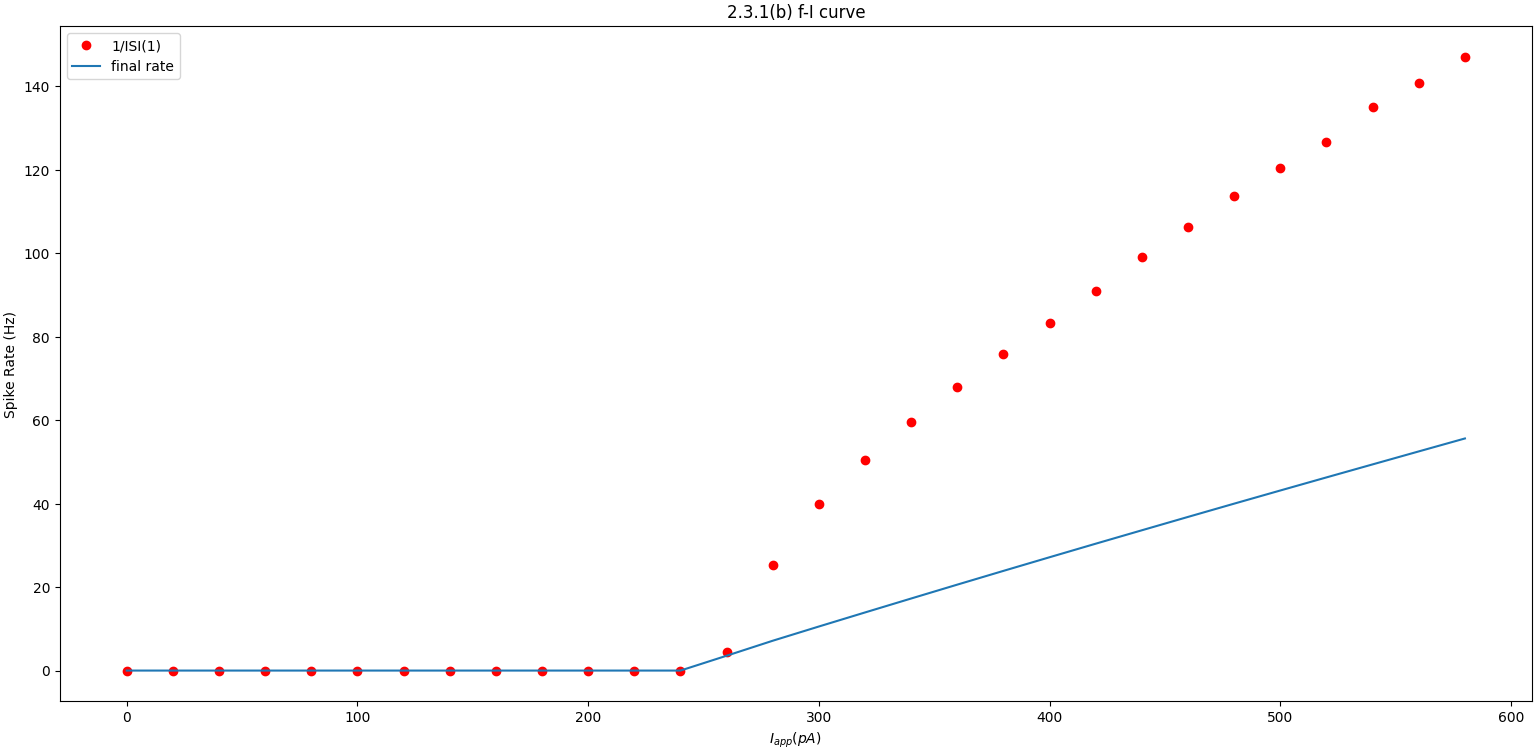

The script that drew this image:
import random as r
import numpy as np
import matplotlib.pyplot as plt
def ELIF(Iapp):
    ### voltage-dot ###
    def Vdot(V, G,i):
        return ((leakPot - V)/membraneRes+G*(potassiumPot-V) + Iapps[i])/membraneCond
    ### conductance-dot ###
    def Gdot(G):
        return -G/taoSRA

    ### declaring parameters ###
    leakPot = -75e-3 #V
    Vth = -50e-3 #V
    Vreset = -80e-3 #V
    membraneRes = 100e6 #Ohms
    membraneCond = 100e-12 #F
    potassiumPot = -80e-3 #V
    deltaGSRA = 1e-9 #S
    taoSRA = 200e-3 #s

    ### vectors ###
    dt = 0.1e-3
    duration = 5 #s
    time = np.arange(0,duration+dt, dt)
    Iapps = np.ones(len(time))*Iapp

    V = np.ones(len(time)) * leakPot
    G = np.zeros(len(time))
    spikes=[]

    ### forward Euler method ###
    for i in range(1, len(time)):
        G[i] = G[i-1] + dt * Gdot(G[i-1])
        V[i] = V[i-1] + dt * Vdot(V[i-1], G[i-1],i)
        if V[i] > Vth:
            V[i] = Vreset
            G[i] += deltaGSRA
            spikes.append(i)

    ### calculate first ISI ###
    if len(spikes) > 1:
        firstISI = time[spikes[1]] - time[spikes[0]]
    else:
        firstISI = 0

    ### calculate average ISI ###
    if len(spikes) > 1:
        ISIs = []
        prev = spikes[0]
        for spike in spikes[1:]:
            ISIs.append(time[spike] - time[prev])
            prev = spike
        sum = 0
        for ISI in ISIs:
            sum += ISI
        ISIaverage = sum / len(ISIs)
    else:
        ISIaverage = 0
    
    return firstISI, ISIaverage


Iapps = np.arange(0, 600, 20) * 10**-12
firstISIs = []
averageISIs = []
for Iapp in Iapps:
    firstISI, ISIaverage = ELIF(Iapp)
    if firstISI > 0:
        firstISIs.append(1/firstISI)
    else:
        firstISIs.append(0)
    if ISIaverage > 0:
        averageISIs.append(1/ISIaverage)
    else:
        averageISIs.append(0)

### plot it ###
plt.figure()
plt.plot(Iapps*10**12, firstISIs,"ro" , label = "1/ISI(1)")
plt.plot(Iapps*10**12, averageISIs, label = "final rate")
plt.xlabel("$I_{app} (pA)$")
plt.ylabel("Spike Rate (Hz)")
plt.title("2.3.1(b) f-I curve")
plt.legend()
plt.show()
